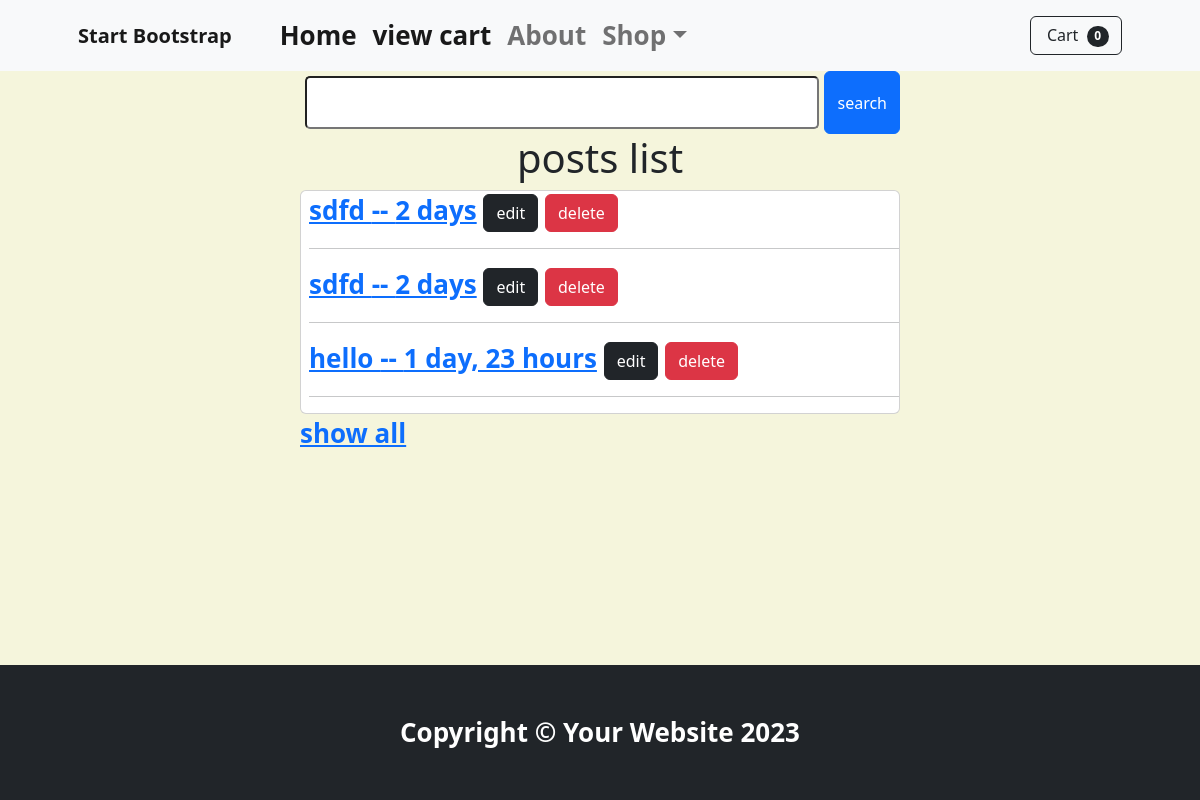
The page /testapp/all/ on the database as committed earlier.
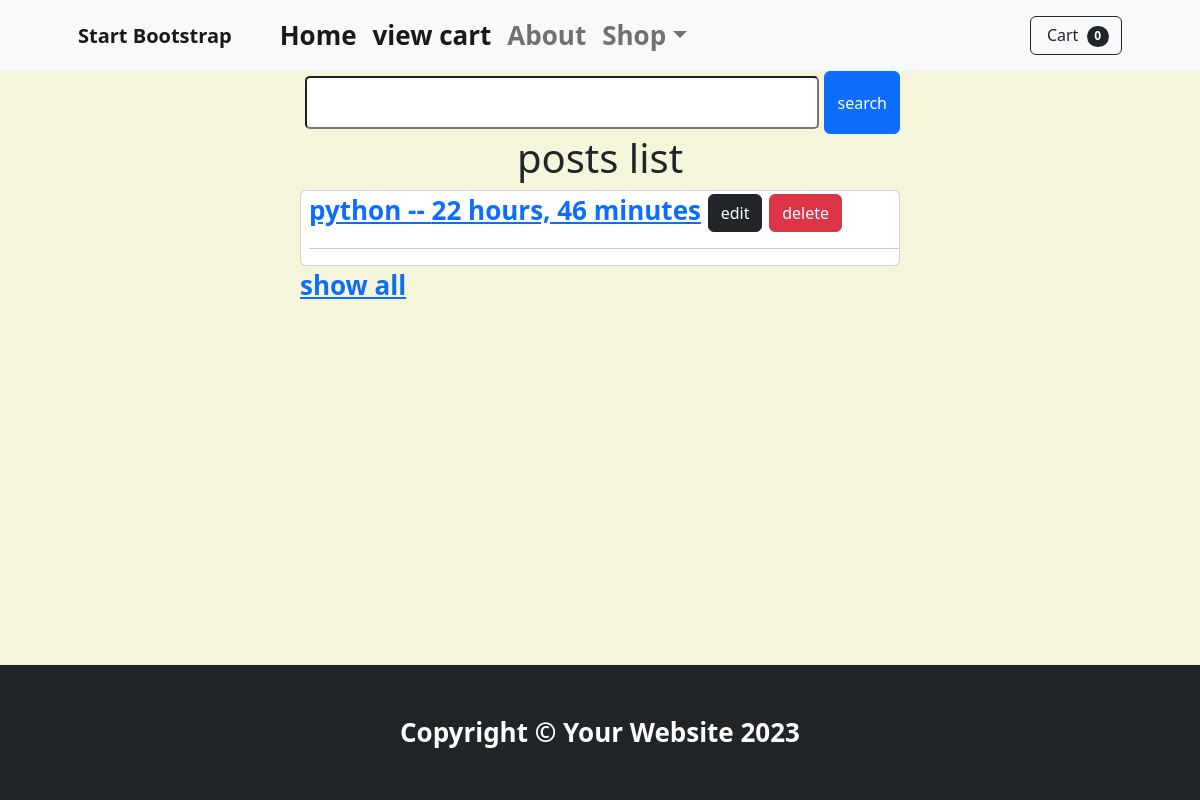
The same page on the database as committed later.
### testapp/models.py (models this page shows)
class Post(models.Model):
    title=models.CharField(max_length=200)
    content=models.TextField()
    created_at=models.DateTimeField(auto_now_add=True)

### testapp/views.py (the view)
# urls.py: path('all/',views.all_tabs,name='posts'),
def all_tabs(request):
    q=request.GET.get('q')
    Posts =Post.objects.all()
    if q:
        posts_filtered=Post.objects.filter(Q(title__icontains=q) | Q(content__icontains=q))
    else :
        posts_filtered=Posts
    data = {
        'Posts':Posts,
        'post_f':posts_filtered,
        'q':q
    }
    return render(request,'testapp/all_tabs.html',data)

### testapp/templates/testapp/all_tabs.html (shortened to what this page needs)
{% extends 'shopbase.html' %}
{% block content %}
<div class="w-50 mx-auto">
    <form action={% url "posts" %} method="GET">
        <div class="d-flex">
        <input type="text" name="q" id="q">
        <button type="submit" class="btn btn-primary">search</button>
        </div>
    </form>
    <h1 class="text-center">posts list</h1>
</div>
<div class="card w-50 mx-auto">
    {% for Post in post_f %}
    <div class="ms-2">
        <a href="{% url 'post_details' Post.id %}">{{ Post.title }} -- {{ Post.created_at | timesince }}</a>
        <a href="{% url 'post_edit' Post.id %}" class="btn btn-dark">edit</a>
        <a href="{% url 'post_delete' Post.id %}" class="btn btn-danger">delete</a>
    <hr>
    </div>
    {% endfor %}
</div>
    <div class="w-50 mx-auto">
        <a href="{% url "posts" %}">show all</a>
    </div>
{% endblock content %}

### templates/shopbase.html (shortened to what this page needs)
{% include "navbar.html" %}
<main>
{% block content %}{% endblock content %}
</main>
    <footer class="py-5 bg-dark">
        <div class="container"><p class="m-0 text-center text-white">Copyright &copy; Your Website 2023</p></div>
    </footer>

### templates/navbar.html (shortened to what this page needs)
{% extends "layout.html" %}
{% load static %}
{% block customstyle %}<link rel="stylesheet" href="{% static 'css/shopstyles.css' %}"> {% endblock customstyle %}
{% block content %}
        <nav class="navbar navbar-expand-lg navbar-light bg-light">
            <div class="container px-4 px-lg-5">
                <a class="navbar-brand" href="#!">Start Bootstrap</a>
                <div class="collapse navbar-collapse" id="navbarSupportedContent">
                    <ul class="navbar-nav me-auto mb-2 mb-lg-0 ms-lg-4">
                        <li class="nav-item"><a class="nav-link active" aria-current="page" href="{% url 'home' %}">Home</a></li>
                        <li class="nav-item"><a class="nav-link active" aria-current="page" href="{% url 'cart' %}">view cart</a></li>
                        <li class="nav-item"><a class="nav-link" href="#!">About</a></li>
                        <li class="nav-item dropdown">
                            <a class="nav-link dropdown-toggle" id="navbarDropdown" href="#" role="button" data-bs-toggle="dropdown" aria-expanded="false">Shop</a>
                        </li>
                    </ul>
                    <form class="d-flex">
                        <button class="btn btn-outline-dark" type="submit">
                            Cart
                            <span class="badge bg-dark text-white ms-1 rounded-pill">0</span>
                        </button>
                    </form>
                </div>
            </div>
        </nav>
{% endblock content %}

### templates/layout.html (shortened to what this page needs)
<!DOCTYPE html>
{% load static %}
<html lang="en">
<head>
    <link href="https://cdn.jsdelivr.net/npm/bootstrap@5.3.7/dist/css/bootstrap.min.css" rel="stylesheet">
    {% block customstyle %}{% endblock customstyle %}
    <link rel="stylesheet" href="{% static 'css/style.css' %}">
</head>
<body>
    {% block content %}
    {% endblock content %}
</body>
</html>

### static/css/style.css (style rules this page uses)
* { padding: 0; margin: 0; box-sizing: border-box; }
body { background-color: beige; font-size: 26px; font-weight: bold; }
body { margin: 0; min-height: 100vh; display: flex; flex-direction: column; }
main { flex: 1; }
input { padding: 5px; width:90%; margin: 5px; border-radius: 5px; }

Rows that differ between the two databases and show on the page:
removed Post: title "sdfd", created_at "2 days"
removed Post: title "sdfd", created_at "2 days"
removed Post: title "hello", created_at "1 day, 23 hours"
added Post: title "python", created_at "22 hours, 46 minutes"
